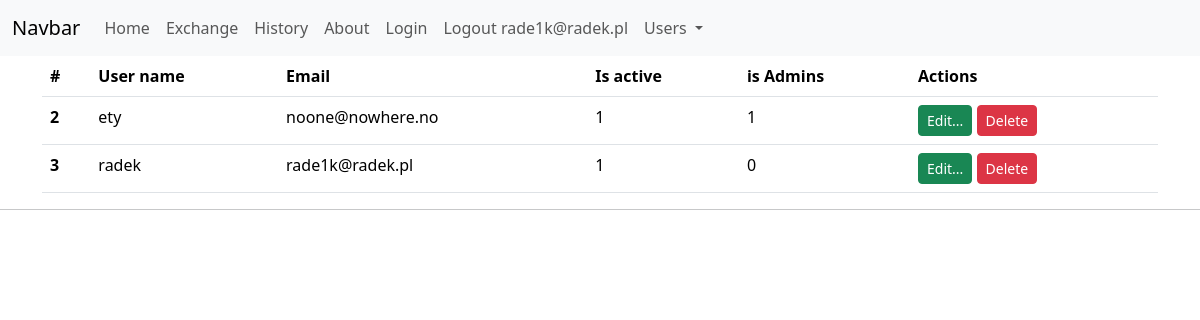
/users (signed in), run on the app's committed database.
### tables this page shows
CREATE TABLE users(
    id integer primary key autoincrement,
    name varchar(100) not null unique,
    email varchar(100) not null unique,
    password text,
    is_active boolean not null default 0,
    is_admin boolean not null default 0
    );

### app.py (the view)
@app.route('/users')
def users():
    db = get_db()
    sql_command = 'select id, name, email, is_admin, is_active from users'
    cur = db.execute(sql_command)
    users = cur.fetchall()
    return render_template('users.html', active_menu='users', users=users)

### app.py (called while the page is built)
def get_db():
    if not hasattr(g, 'sqlite_db'):
        conn = sqlite3.connect(app_info['db_file'])
        conn.row_factory = sqlite3.Row
        g.sqlite_db = conn
    return g.sqlite_db

### Templates/users.html (shortened to what this page needs)
{% extends "base.html" %}
{% block content %}
<div class="container">
    <table class="table">
        <thead>
        <tr>
            <th scope="col">#</th>
            <th scope="col">User name</th>
            <th scope="col">Email</th>
            <th scope="col">Is active</th>
            <th scope="col">is Admins</th>
            <th scope="col">Actions</th>
        </tr>
        </thead>
        <tbody>
        {% for user in users %}
        <tr>
            <th scope="row">{{ user.id }}</th>
            <td>{{ user.name }}</td>
            <td>{{ user.email }}</td>
            <td>{{ user.is_active }}</td>
            <td>{{ user.is_admin }}</td>
            <td>
                <a href="{{ url_for('edit_user', user_name=user.name) }}" class="btn btn-success btn-sm" role="button">Edit...</a>
                <a type="button" class="btn btn-danger btn-sm delete-confirm"
                   data-bs-toggle="modal" data-bs-target="#confirmDeleteModal"
                   data-desc="{{ 'Delete user {}'.format(user.name) }}"
                   data-url="{{ url_for('delete_user',user_name=user.name)  }}">
                    Delete
                </a>
            </td>
        </tr>
        {% endfor %}
        </tbody>
    </table>
</div>
{% endblock %}

### Templates/menu.html (shortened to what this page needs)
<nav class="navbar navbar-expand-lg bg-body-tertiary">
  <div class="container-fluid">
    <a class="navbar-brand" href="#">Navbar</a>
    <div class="collapse navbar-collapse" id="navbarNav">
      <ul class="navbar-nav">
        <li class="nav-item">
          <a class="nav-link {{ 'active' if active_menu=='home' }}" aria-current="page" href="{{ url_for('index') }}">Home</a>
        </li>
        <li class="nav-item">
          <a class="nav-link {{ 'active' if active_menu=='exchange' }}" href="{{ url_for('exchange') }}">Exchange</a>
        </li>
        <li class="nav-item">
          <a class="nav-link {{ 'active' if active_menu=='history' }}" href="{{ url_for('history') }}">History</a>
        </li>
        <li class="nav-item">
          <a class="nav-link {{ 'active' if active_menu=='about' }}" aria-disabled="true">About</a>
        </li>
        <li class="nav-item">
          <a class="nav-link {{ 'active' if active_menu=='login' }}" href="{{ url_for('login') }}">Login</a>
        </li>
        <li class="nav-item">
          <a class="nav-link {{ 'active' if active_menu=='logout' }}" href="{{ url_for('login') }}">Logout {{ session['user'] if 'user' in session }}</a>
        </li>
        <li class="nav-item dropdown">
          <a class="nav-link dropdown-toggle" href="#" id="navbarDropdown" role="Button"
             data-bs-toggle="dropdown" aria-expanded="false">
            Users
          </a>
        </li>
      </ul>
    </div>
  </div>
</nav>

### data on the page
users: email "rade1k@radek.pl", id "3", name "radek", is_active "1", is_admin "0"
users: id "2", name "ety", email "noone@nowhere.no", is_active "1", is_admin "1"
